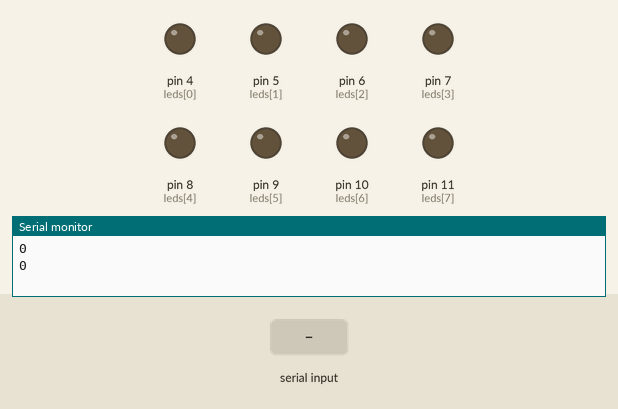
Recording of a sketch running on a simulated Arduino Uno, built with avr-gcc and run on an emulated ATmega328P. Parts: output pins drawn as LEDs (lit = HIGH), the last lines printed to the serial monitor. Inputs (shaded band) come from the test bench.

Above: at 1.2 s.
1.3 s: "90,45\n" received over Serial
At 4.2 s:
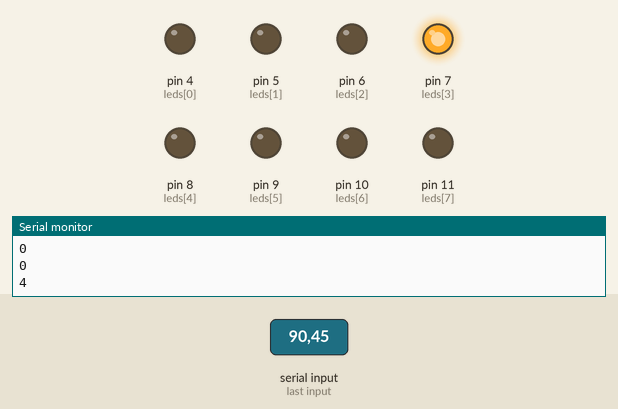
4.3 s: "30,150\n" received over Serial
At 7.2 s:
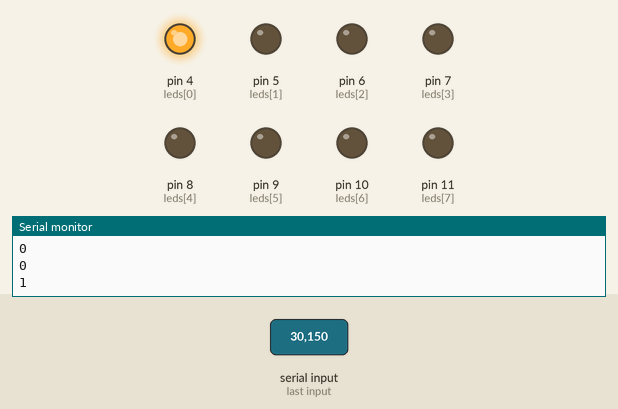
7.3 s: "5\n" received over Serial
At 8.5 s:
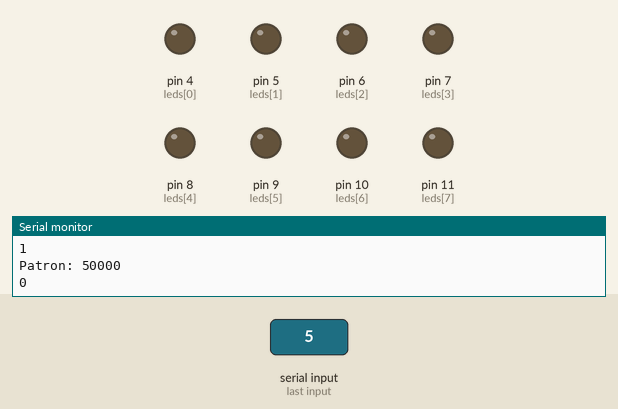
9.5 s: "90\n" received over Serial
Timing chart, 0 to 21.5 s (numbered marks = the images above; inputs shaded):
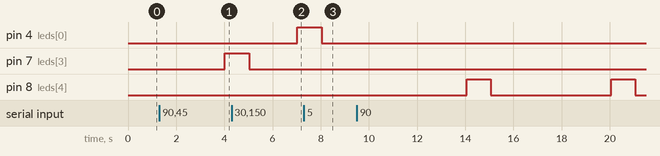

The sketch:

E_16_Patrones.ino
```cpp
int leds[] = {4, 5, 6, 7, 8, 9, 10, 11};
int ledState[] = {false, false, false, false, false, false, false, false};

void setup() {
  // put your setup code here, to run once:
  Serial.begin(9600);
  Serial.setTimeout(15);
  for(int led = 0; led < 8; led++){
    pinMode(leds[led], OUTPUT);
  }
}

int current = 0;
int pattern[] = {0, 0, 0, 0, 0};
void loop() {
  if(Serial.available() > 0){
    String patternRaw = Serial.readString();
    int size = patternRaw.length();
    char carray[size+1];
    patternRaw.toCharArray(carray, sizeof(carray));
    for (int i = 0; i < 8; i++){
      pattern[i] = 0;
    }
    for (int i = 0; i < size; i++){
      pattern[i] = String(carray[i]).toInt();
    }
    for (int i = 0; i < 8; i++){
      digitalWrite(leds[i], LOW);
    }
    Serial.print("Patron: ");
    for(int i = 0; i < 5; i++){
      Serial.print(String(pattern[i]));
    }
    Serial.println();
    current = 0;
  }
  digitalWrite(leds[pattern[current]-1], LOW);
  if (current == 5){
    current = 0;
  } else {
    current++;
  }
  Serial.println(String(pattern[current]));
  digitalWrite(leds[pattern[current]-1], HIGH);
  delay(1000);
}
```

Measured:
- after the input at 1.3 s, pin 7 (leds[3]): LOW → HIGH after 2.7 s; pin 8 (leds[4]): stays LOW (without the input it goes to HIGH after 2.7 s)
- after the input at 4.3 s, pin 4 (leds[0]): LOW → HIGH after 2.7 s; pin 8 (leds[4]): stays LOW (without the input it goes to HIGH after 0.72 s)
- after the input at 7.3 s, pin 8 (leds[4]): stays LOW (without the input it goes to HIGH after 0.73 s)
